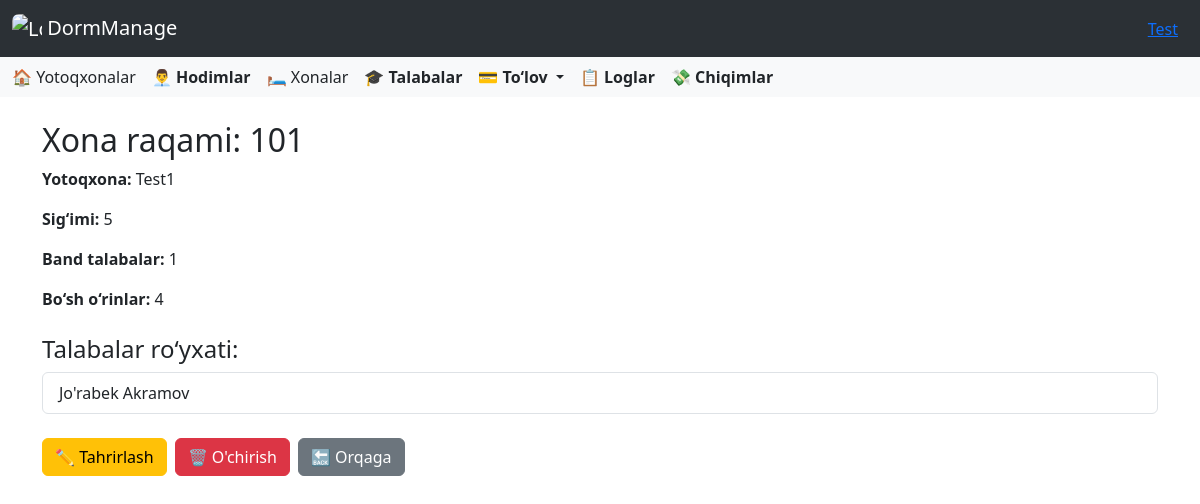
/dormitory/rooms/1/ (signed in), run on an earlier commit of the app's database.
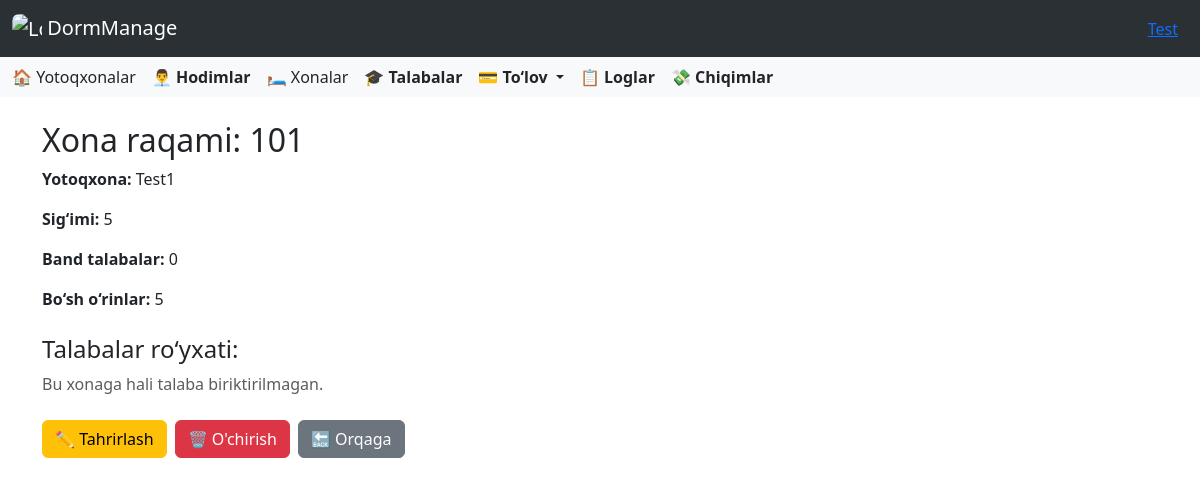
And on a later commit of the database.
### student/models.py (models this page shows, shortened)
class Student(models.Model):
    dormitory = models.ForeignKey(Dormitory, models.CASCADE, related_name='students')
    first_name = models.CharField(max_length=50)
    last_name = models.CharField(max_length=50)
    faculty = models.CharField(max_length=100)
    room = models.ForeignKey(Room, on_delete=models.SET_NULL, null=True, blank=True, related_name='students')
    phone_number = models.CharField(max_length=20)
    is_in_dormitory = models.BooleanField(default=True)
    parent_full_name = models.CharField(max_length=100)
    parent_login = models.CharField(max_length=150, unique=True, editable=False)
    parent_password = models.CharField(max_length=20, editable=True)
    image = models.ImageField(upload_to=student_image_upload_to, null=True, blank=True)
    contract_number = models.CharField(max_length=50, null=True, blank=True)
    contract_date = models.DateField(null=True, blank=True)
    arrival_time = models.DateField(null=True, blank=True)
    checkout_time = models.DateField(null=True, blank=True)
    total_payment = models.PositiveIntegerField(null=True, blank=True, default=0)
    blocked = models.BooleanField(default=False)

### dormitory/views.py (the view)
# urls.py: path('rooms/<int:pk>/', RoomDetailView.as_view(), name='room_detail'),
class RoomDetailView(DetailView):
    model = Room
    template_name = 'dormitory/room_detail.html'
    context_object_name = 'room'
    def get_context_data(self, **kwargs):
        context = super().get_context_data(**kwargs)
        room = self.object
        students = room.students.all()
        context['students'] = students
        context['empty_slots'] = room.size - students.count()
        return context

### templates/dormitory/room_detail.html (shortened to what this page needs)
{% extends 'base.html' %}
{% block content %}
<div class="container mt-4">
    <h2>Xona raqami: {{ room.number }}</h2>
    <p><strong>Yotoqxona:</strong> {{ room.dormitory.name }}</p>
    <p><strong>Sig‘imi:</strong> {{ room.size }}</p>
    <p><strong>Band talabalar:</strong> {{ students|length }}</p>
    <p><strong>Bo‘sh o‘rinlar:</strong> {{ empty_slots }}</p>
    <h4 class="mt-4">Talabalar ro‘yxati:</h4>
    {% if students %}
    <ul class="list-group">
        {% for student in students %}
        <li class="list-group-item">{{ student.first_name }} {{ student.last_name }}</li>
        {% endfor %}
    </ul>
    {% else %}
    <p class="text-muted">Bu xonaga hali talaba biriktirilmagan.</p>
    {% endif %}
    <div class="mt-4 d-flex gap-2">
        <a href="{% url 'room_update' room.id %}" class="btn btn-warning">✏️ Tahrirlash</a>
        <button type="button" class="btn btn-danger" data-bs-toggle="modal" data-bs-target="#deleteModal">
            🗑️ O'chirish
        </button>
        <a href="{% url 'rooms' %}" class="btn btn-secondary">🔙 Orqaga</a>
    </div>
</div>
{% endblock %}

What changed in the data, as far as the page shows it:
removed Student: first_name "Jo'rabek", last_name "Akramov"
Also different on the page:
{{ students|length }}: "1" → "0"
{{ empty_slots }}: "4" → "5"
text now shown: "Bu xonaga hali talaba biriktirilmagan."
